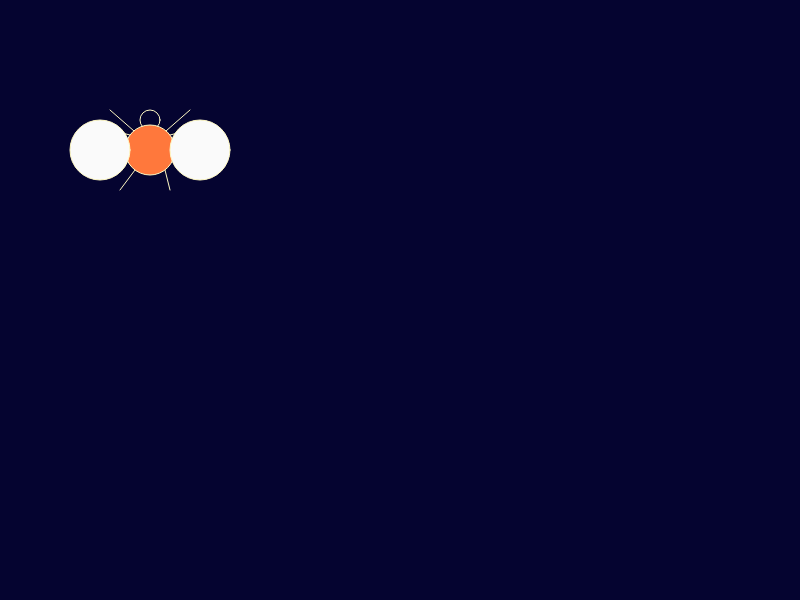
Frame 1 (no input)
Frame 60 (no input): identical to frame 1, image omitted
Frame 120 (the mouse pressed at the canvas centre since frame 60): identical to frame 1, image omitted

The p5.js sketch that drew this single still picture (run headless with seeded random() and noise() and a simulated clock; from frame 60 on, the mouse is pressed at the canvas centre):

// p5.js sketch
// ── sketch.js
console.log("doing code without AI");
console.log("Let it start");
function setup() {
  createCanvas(800, 600);
}

function draw() {
  background(5, 4, 48);
  firefly(50, 50, (255, 249, 250), random(50, 60), random(140, 150));
}

function firefly(x, y, color, wingsx, wingsy) {
  //var x = 10;
  //var y = 20;
  push();
  translate(x, y);
  stroke(255, 249, 196);
  fill(5, 4, 48);
  circle(100, 70, 20);

  line(60, 80 - 0, 80 + 20, 90);
  line(140, 80 - 0, 80 + 20, 90);

  line(140, 80 - 20, 80 + 20, 95);
  line(60, 80 - 20, 80 + 20, 95);

  line(140 - 20, 80 + 60, 80 + 30, 100);
  line(60 + 10, 80 + 60, 80 + 20, 100);

  fill(255, 120, 60);
  circle(100, 100, 50);
  fill(color);
  circle(50, 100, 60);
  circle(150, 100, 60);

  pop();
}
